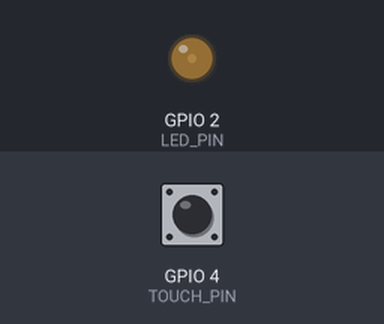
Simulated run of this sketch. Board: ESP32. Parts: output pins drawn as LEDs (lit = HIGH). The inputs (shaded band) are chosen by the test bench; at power-on: GPIO 4 (TOUCH_PIN) HIGH. What the sketch prints to the serial monitor is not drawn.

Above: at 0.05 s.
At 0.25 s:
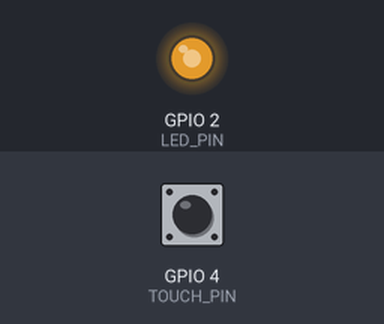
At 0.5 s:
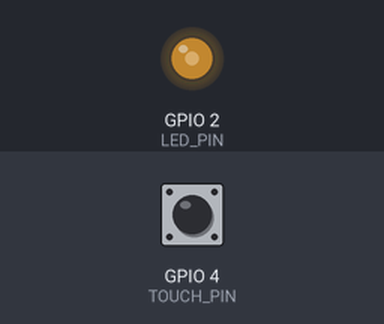
Timing chart, 0 to 3.0 s (numbered marks = the images above):
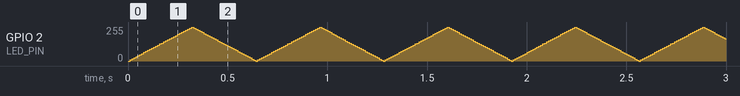

The sketch:

5.ino
```cpp
#define TOUCH_PIN 4
#define LED_PIN 2

// 档位变量：1、2、3三档
int gear = 1;
// 步长，档位越大，呼吸速度越快
int step = 3;
// 触摸状态标记，保证必须松手才能再次触发
bool isPressed = false;

void setup() {
  Serial.begin(115200);
  pinMode(LED_PIN, OUTPUT);
  // 兼容ESP32的PWM写法，不会报错
  ledcAttach(LED_PIN, 5000, 8);
}

void loop() {
  // 读取触摸值
  int touchValue = touchRead(TOUCH_PIN);

  // 触摸按下，且上一次是松开状态：只切换一次档位
  if (touchValue < 400 && isPressed == false)
  {
    gear = gear + 1;
    if (gear > 3)
    {
      gear = 1;
    }

    // 根据档位修改步长，三档速度区分明显
    if (gear == 1) step = 3;
    if (gear == 2) step = 8;
    if (gear == 3) step = 15;

    Serial.print("当前档位：");
    Serial.println(gear);
    isPressed = true;
  }

  // 手指松开，重置状态，允许下一次触摸
  if (touchValue >= 400)
  {
    isPressed = false;
  }

  // 呼吸灯渐亮
  for (int i = 0; i <= 255; i = i + step)
  {
    ledcWrite(LED_PIN, i);
    delay(10);
  }

  // 呼吸灯渐暗
  for (int i = 255; i >= 0; i = i - step)
  {
    ledcWrite(LED_PIN, i);
    delay(10);
  }
}
```
